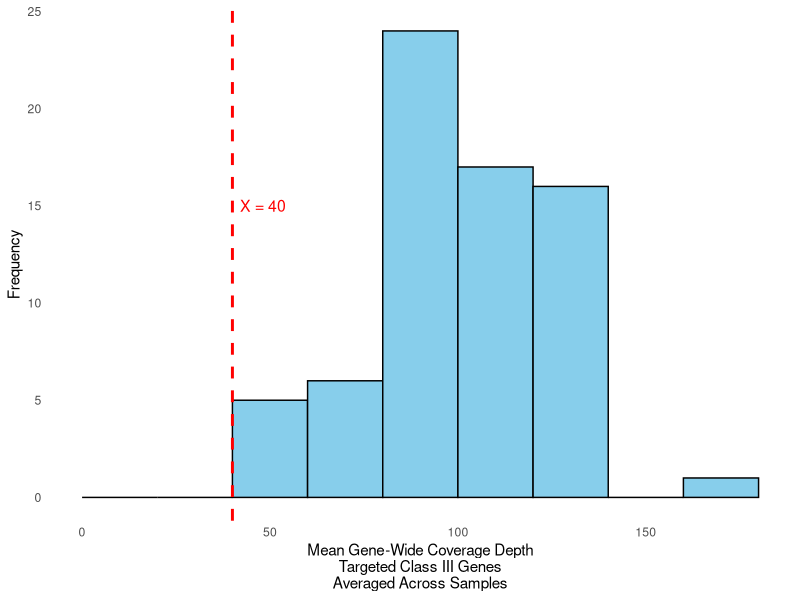
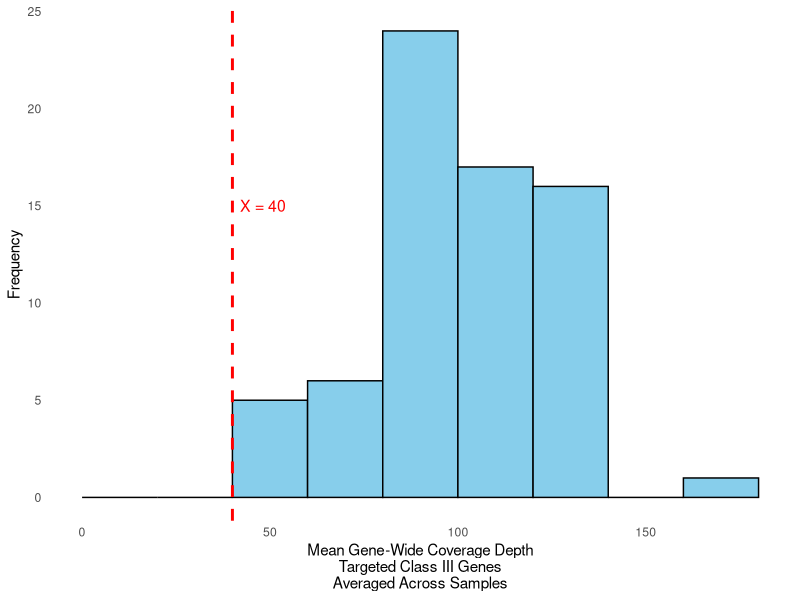
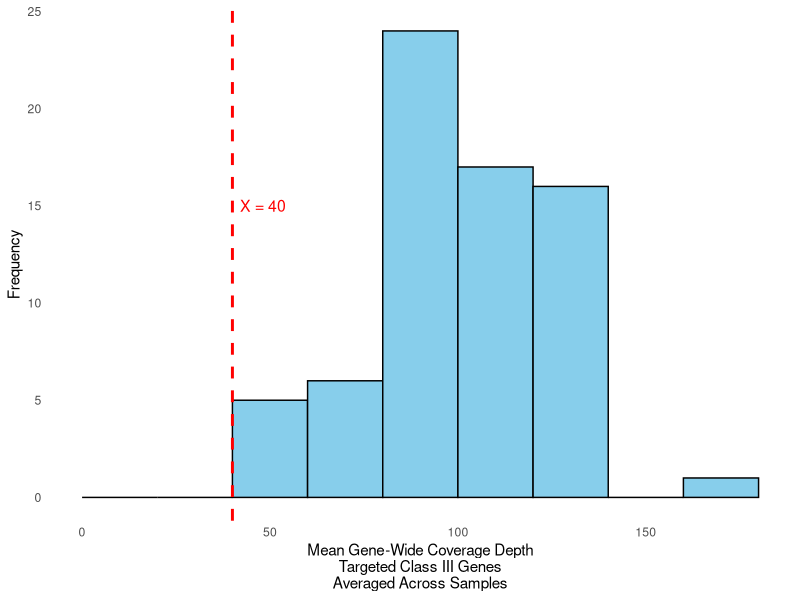

Source code (R) for these figures, in order:
# Load ggplot2 library
library(ggplot2)

# Define the values
values <- c(125, 108, 104, 100, 73, 113, 136, 86, 107, 91, 98, 102, 74, 85, 100, 84, 94, 104, 122, 111, 98, 88, 109, 92, 97, 96, 126, 112, 134, 108, 81, 86, 137, 90, 88, 54, 111, 132, 134, 88, 101, 106, 74, 56, 92, 125, 104, 133, 125, 83, 47, 46, 163, 119, 87, 64, 61, 60, 75, 95, 122, 122, 127, 127, 132, 94, 107, 91, 113)


# Create a data frame for ggplot2
data <- data.frame(values = values)

# Plot the histogram
figure <- ggplot(data, aes(x = values)) +
  geom_histogram(breaks = seq(0, max(values) + 20, by = 20), # Define exact breaks
                 fill = "skyblue", color = "black") + 
  labs(x = "Mean Gene-Wide Coverage Depth\nTargeted Class III Genes\nAveraged Across Samples", y = "Frequency") +
  theme_minimal() + 
  theme(
    panel.grid.major = element_blank(), # Remove major grid lines
    panel.grid.minor = element_blank()  # Remove minor grid lines
  ) + 
  geom_vline(xintercept = 40, linetype = "dashed", color = "red", size = 1) +
  annotate(
    "text",
    x = 42,                      # Slightly to the right of the line for visibility
    y = 15,
    label = "X = 40",
    hjust = 0,                   # Left-align the text
    color = "red",
    size = 4
  )

figure

ggsave(filename = "histogram2.pdf", plot = figure, width=169, units = "mm")
ggsave(filename = "histogram2.png", plot = figure, width=169, units = "mm")


